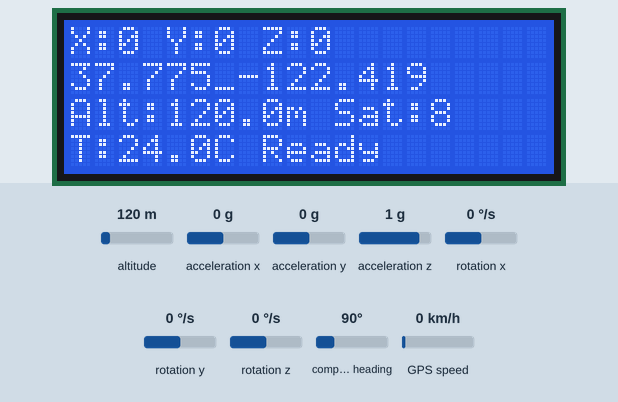
This sketch was run on a simulated Arduino Uno, built with avr-gcc and run on an emulated ATmega328P. Parts: 20×4 character LCD. Wiring (inferred from the names in the program): MPU-6050 motion sensor at I2C address 0x68. The test bench sets the inputs (shaded band); at power-on: altitude 120 m, rotation x 0 °/s, rotation y 0 °/s, acceleration x 0 g, acceleration y 0 g, acceleration z 1 g, rotation z 0 °/s, compass heading 90°, GPS speed 0 km/h. The GPS gets a fix after 3 s at 37.7749, -122.4194 with 8 satellites; what the sketch prints to the serial monitor is not drawn.

Above: at 10.6 s.
10.7 s: altitude set to 20 m
At 12.8 s:
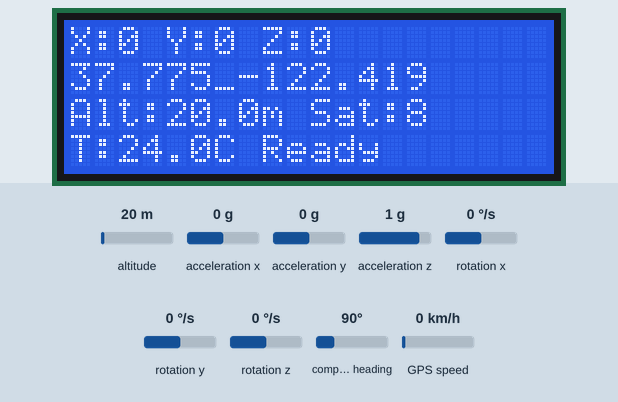
13.1 s: rotation x set to -192 °/s
At 14.5 s:
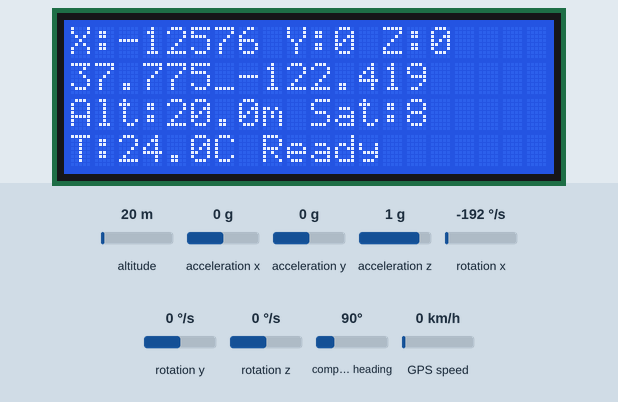
14.8 s: rotation y set to -192 °/s
At 15.7 s:
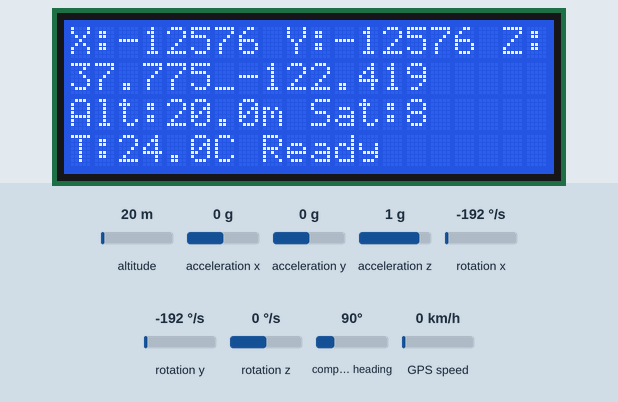
16.5 s: altitude set to 250 m
At 19.2 s:
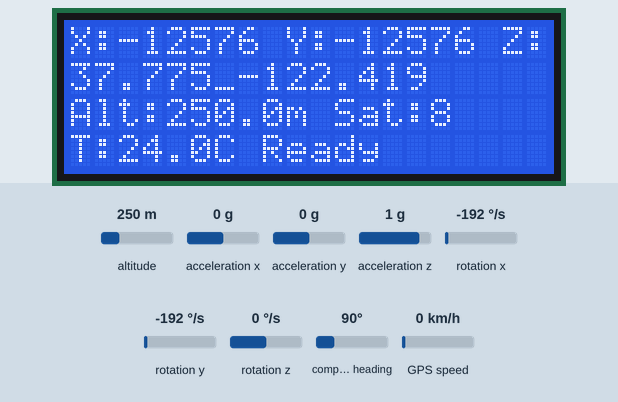
Timing chart, 0 to 20.3 s (numbered marks = the images above; inputs shaded):
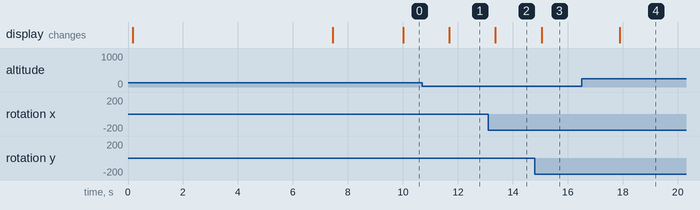

Measured:
- after the input at 10.7 s, the display: changes after 0.99 s (image 1)
- after the input at 13.1 s, the display: changes after 0.27 s (image 2)
- after the input at 14.8 s, the display: changes after 0.26 s (image 3)
- after the input at 16.5 s, the display: changes after 1.4 s (image 4)

The sketch:

gyro_gps_lcd.ino
```cpp
// ================================================================= //
//                    GYRO + GPS + LCD MONITOR                      //
//                      MPU-6050 (GY-521) + GPS + LCD               //
// ================================================================= //
// This sketch combines:
// - Gyro functionality from gyro_self.ino
// - GPS functionality from gps_lcd.ino
// - LCD display for both gyro and GPS data
// ================================================================= //

#include "Wire.h" // I2C communication library
#include <SoftwareSerial.h>
#include <TinyGPS++.h>
#include <LiquidCrystal_I2C.h>

// --- MPU-6050 Configuration ---
const int MPU_ADDR = 0x68; // I2C address of the MPU-6050
byte gyro_type = 0; // 0 = not found, 1 = MPU-6050
byte gyro_address = 0x68; // Detected gyro address
byte clockspeed_ok = 0; // I2C clock speed verification

// --- GPS Configuration ---
SoftwareSerial gpsSerial(4, 3); // RX, TX (connect GPS TX to Arduino pin 4, GPS RX to Arduino pin 3)
TinyGPSPlus gps; // The TinyGPS++ object

// --- LCD Configuration ---
LiquidCrystal_I2C lcd(0x27, 20, 4); // I2C LCD at address 0x27, 20x4 display

// --- Raw sensor data variables ---
int16_t accelerometer_x, accelerometer_y, accelerometer_z; // Accelerometer raw data
int16_t gyro_x, gyro_y, gyro_z; // Gyro raw data
int16_t temperature; // Temperature data

// --- Calibration variables ---
float gyro_x_offset = 0, gyro_y_offset = 0, gyro_z_offset = 0; // Calibration offsets
boolean calibration_complete = false;

// --- GPS variables ---
double gps_latitude = 0.0;
double gps_longitude = 0.0;
double gps_altitude = 0.0;
int gps_satellites = 0;
boolean gps_data_valid = false;

// --- Timing variables ---
unsigned long last_display_update = 0;
const unsigned long DISPLAY_UPDATE_INTERVAL = 500; // Update display every 500ms
unsigned long last_watchdog_reset = 0;
const unsigned long WATCHDOG_INTERVAL = 30000; // Reset watchdog every 30 seconds
unsigned long loop_count = 0;

// --- Utility function for string conversion ---
char tmp_str[7]; // temporary variable used in convert function
char* convert_int16_to_str(int16_t i) { // converts int16 to string
  sprintf(tmp_str, "%6d", i);
  return tmp_str;
}

// ================================================================= //
//                              SETUP                                //
// ================================================================= //
void setup() {
  // Initialize Serial communication
  Serial.begin(57600);
  Serial.println("=== GYRO + GPS + LCD MONITOR ===");
  Serial.println("Initializing all systems...");

  // Initialize LCD first for user feedback
  initializeLCD();

  // Initialize GPS communication
  initializeGPS();

  // Initialize I2C and detect gyro
  initializeGyro();

  // Perform gyro calibration
  performGyroCalibration();

  // System ready
  showSystemReady();

  // Initialize display update timer
  last_display_update = millis();

  Serial.println("=== ALL SYSTEMS INITIALIZED ===");
  Serial.println("Starting continuous monitoring...");
}

// ================================================================= //
//                             MAIN LOOP                             //
// ================================================================= //
void loop() {
  loop_count++;

  // Watchdog reset to prevent hanging
  if(millis() - last_watchdog_reset >= WATCHDOG_INTERVAL) {
    last_watchdog_reset = millis();
    Serial.print("Watchdog reset - Loop count: ");
    Serial.println(loop_count);
    loop_count = 0;
  }

  // Read GPS data using TinyGPS++ library with timeout protection
  unsigned long gps_start = millis();
  int gps_bytes_read = 0;
  while (gpsSerial.available() > 0 && gps_bytes_read < 100 && (millis() - gps_start) < 50) {
    gps_bytes_read++;
    if (gps.encode(gpsSerial.read())) {
      // A complete NMEA sentence has been processed
      if (gps.location.isValid()) {
        gps_latitude = gps.location.lat();
        gps_longitude = gps.location.lng();
        gps_data_valid = true;

        if (gps.altitude.isValid()) {
          gps_altitude = gps.altitude.meters();
        }

        if (gps.satellites.isValid()) {
          gps_satellites = gps.satellites.value();
        }
      } else {
        gps_data_valid = false;
      }
    }
  }

  // Read gyro sensor data with error handling
  if(!readMPU6050Safe()) {
    Serial.println("Gyro read error - attempting recovery");
    delay(10);
    return; // Skip this loop iteration
  }

  // Apply calibration offsets
  gyro_x -= gyro_x_offset;
  gyro_y -= gyro_y_offset;
  gyro_z -= gyro_z_offset;

  // Update LCD display at regular intervals
  if(millis() - last_display_update >= DISPLAY_UPDATE_INTERVAL) {
    updateLCD();
    last_display_update = millis();
  }

  // Small delay to prevent overwhelming the system
  delay(1);
}

// ================================================================= //
//                    INITIALIZATION FUNCTIONS                       //
// ================================================================= //

/**
 * Initialize LCD display
 */
void initializeLCD() {
  lcd.init();
  lcd.backlight();
  lcd.clear();
  lcd.setCursor(0, 0);
  lcd.print("Initializing...");
  lcd.setCursor(0, 1);
  lcd.print("Please wait...");
  Serial.println("LCD initialized");
}

/**
 * Initialize GPS communication
 */
void initializeGPS() {
  gpsSerial.begin(9600);
  Serial.println("GPS communication initialized");
}

/**
 * Initialize I2C and detect gyro sensor
 */
void initializeGyro() {
  // Initialize I2C communication
  Wire.begin();

  // Set I2C clock speed to 400kHz
  TWBR = 12;

  #if F_CPU == 16000000L // If the clock speed is 16MHz
    clockspeed_ok = 1;
  #endif

  if(TWBR == 12 && clockspeed_ok) {
    Serial.println("I2C clock speed set to 400kHz");
  } else {
    Serial.println("I2C clock speed setup failed!");
  }

  // Search for and detect gyro
  searchAndDetectGyro();

  if(gyro_type == 0) {
    Serial.println("No gyro found! Exiting...");
    lcd.clear();
    lcd.setCursor(0, 0);
    lcd.print("GYRO NOT FOUND!");
    lcd.setCursor(0, 1);
    lcd.print("Check connections");
    while(1) { delay(1000); }
  }

  // Configure detected gyro
  configureGyro();
  Serial.println("MPU-6050 initialized successfully!");
}

/**
 * Perform gyro calibration
 */
void performGyroCalibration() {
  Serial.println("Starting gyro calibration...");
  Serial.println("Keep the sensor STILL during calibration!");

  // Update LCD with calibration message
  lcd.clear();
  lcd.setCursor(0, 0);
  lcd.print("Calibrating Gyro");
  lcd.setCursor(0, 1);
  lcd.print("Keep still...");

  // Perform gyro calibration
  calibrateGyro();

  Serial.println("Calibration complete!");
  Serial.print("Gyro offsets - X: "); Serial.print(gyro_x_offset);
  Serial.print(", Y: "); Serial.print(gyro_y_offset);
  Serial.print(", Z: "); Serial.println(gyro_z_offset);
}

/**
 * Show system ready message
 */
void showSystemReady() {
  lcd.clear();
  lcd.setCursor(0, 0);
  lcd.print("System Ready!");
  lcd.setCursor(0, 1);
  lcd.print("Monitoring...");
  delay(2000);
}

// ================================================================= //
//                        HELPER FUNCTIONS                           //
// ================================================================= //

/**
 * Search for and detect gyro sensor
 */
void searchAndDetectGyro() {
  Serial.println("Searching for MPU-6050...");

  // Search for MPU-6050 on address 0x68
  if(searchGyro(0x68, 0x75) == 0x68) {
    Serial.println("MPU-6050 found on address 0x68");
    gyro_type = 1;
    gyro_address = 0x68;
    return;
  }

  // Search for MPU-6050 on address 0x69
  if(searchGyro(0x69, 0x75) == 0x68) {
    Serial.println("MPU-6050 found on address 0x69");
    gyro_type = 1;
    gyro_address = 0x69;
    return;
  }

  Serial.println("MPU-6050 not found!");
}

/**
 * Search for gyro and check the Who_am_I register
 */
byte searchGyro(uint8_t gyro_addr, uint8_t who_am_i) {
  Wire.beginTransmission(gyro_addr);
  Wire.write(who_am_i);
  Wire.endTransmission();
  Wire.requestFrom(gyro_addr, (uint8_t)1);

  unsigned long timer = millis() + 100;
  while(Wire.available() < 1 && timer > millis());

  if(Wire.available() >= 1) {
    return Wire.read();
  }
  return 0;
}

/**
 * Configure detected gyro sensor settings
 */
void configureGyro() {
  if(gyro_type == 1) { // MPU-6050
    Serial.println("Configuring MPU-6050...");

    // Wake up the MPU-6050
    Wire.beginTransmission(gyro_address);
    Wire.write(0x6B); // PWR_MGMT_1 register
    Wire.write(0x00); // Set to zero to turn on the gyro
    Wire.endTransmission();

    // Set gyro range to ±500°/s
    Wire.beginTransmission(gyro_address);
    Wire.write(0x1B); // GYRO_CONFIG register
    Wire.write(0x08); // 500°/s range
    Wire.endTransmission();

    // Set accelerometer range to ±8g
    Wire.beginTransmission(gyro_address);
    Wire.write(0x1C); // ACCEL_CONFIG register
    Wire.write(0x10); // ±8g range
    Wire.endTransmission();

    // Set digital low pass filter
    Wire.beginTransmission(gyro_address);
    Wire.write(0x1A); // CONFIG register
    Wire.write(0x03); // ~43Hz filter
    Wire.endTransmission();

    Serial.println("MPU-6050 configuration complete!");
  }
}

/**
 * Read raw data from MPU-6050 (original version)
 */
void readMPU6050() {
  if(gyro_type == 1) { // MPU-6050
    Wire.beginTransmission(gyro_address);
    Wire.write(0x3B); // starting with register 0x3B (ACCEL_XOUT_H)
    Wire.endTransmission(false); // keep connection active
    Wire.requestFrom(gyro_address, (uint8_t)14); // request 14 bytes

    // Read accelerometer data
    accelerometer_x = Wire.read()<<8 | Wire.read(); // 0x3B & 0x3C
    accelerometer_y = Wire.read()<<8 | Wire.read(); // 0x3D & 0x3E
    accelerometer_z = Wire.read()<<8 | Wire.read(); // 0x3F & 0x40

    // Read temperature
    temperature = Wire.read()<<8 | Wire.read(); // 0x41 & 0x42

    // Read gyro data
    gyro_x = Wire.read()<<8 | Wire.read(); // 0x43 & 0x44
    gyro_y = Wire.read()<<8 | Wire.read(); // 0x45 & 0x46
    gyro_z = Wire.read()<<8 | Wire.read(); // 0x47 & 0x48
  }
}

/**
 * Safe read raw data from MPU-6050 with error handling and timeout protection
 */
bool readMPU6050Safe() {
  if(gyro_type != 1) return false; // MPU-6050 not detected

  unsigned long start_time = millis();

  // Begin transmission with timeout
  Wire.beginTransmission(gyro_address);
  if(Wire.write(0x3B) != 1) {
    Serial.println("Error: Failed to write register address");
    return false;
  }

  uint8_t end_result = Wire.endTransmission(false); // keep connection active
  if(end_result != 0) {
    Serial.print("Error: endTransmission failed with code ");
    Serial.println(end_result);
    return false;
  }

  // Request data with timeout
  uint8_t bytes_requested = Wire.requestFrom(gyro_address, (uint8_t)14);
  if(bytes_requested != 14) {
    Serial.print("Error: Requested 14 bytes, got ");
    Serial.println(bytes_requested);
    return false;
  }

  // Check if we have enough time left
  if((millis() - start_time) > 100) {
    Serial.println("Error: I2C operation timeout");
    return false;
  }

  // Read data with availability check
  if(Wire.available() < 14) {
    Serial.println("Error: Not enough data available");
    return false;
  }

  // Read accelerometer data
  accelerometer_x = Wire.read()<<8 | Wire.read(); // 0x3B & 0x3C
  accelerometer_y = Wire.read()<<8 | Wire.read(); // 0x3D & 0x3E
  accelerometer_z = Wire.read()<<8 | Wire.read(); // 0x3F & 0x40

  // Read temperature
  temperature = Wire.read()<<8 | Wire.read(); // 0x41 & 0x42

  // Read gyro data
  gyro_x = Wire.read()<<8 | Wire.read(); // 0x43 & 0x44
  gyro_y = Wire.read()<<8 | Wire.read(); // 0x45 & 0x46
  gyro_z = Wire.read()<<8 | Wire.read(); // 0x47 & 0x48

  return true;
}


/**
 * Calibrate gyro by taking multiple samples while stationary
 */
void calibrateGyro() {
  const int CALIBRATION_SAMPLES = 2000; // Number of samples for calibration
  float sum_x = 0, sum_y = 0, sum_z = 0;

  Serial.print("Calibrating with ");
  Serial.print(CALIBRATION_SAMPLES);
  Serial.println(" samples...");

  for (int i = 0; i < CALIBRATION_SAMPLES; i++) {
    readMPU6050();

    sum_x += gyro_x;
    sum_y += gyro_y;
    sum_z += gyro_z;

    // Show progress every 200 samples
    if (i % 200 == 0) {
      Serial.print("Progress: ");
      Serial.print((i * 100) / CALIBRATION_SAMPLES);
      Serial.println("%");
    }

    delay(3); // Small delay between readings
  }

  // Calculate average offsets
  gyro_x_offset = sum_x / CALIBRATION_SAMPLES;
  gyro_y_offset = sum_y / CALIBRATION_SAMPLES;
  gyro_z_offset = sum_z / CALIBRATION_SAMPLES;

  calibration_complete = true;
}

/**
 * Update LCD display with gyro and GPS data (safe version with error handling)
 */
void updateLCD() {
  // Add timeout protection for LCD operations
  unsigned long lcd_start = millis();

  // Simple error handling without exceptions
  lcd.clear();

  // First line: Gyro X, Y, Z values
  lcd.setCursor(0, 0);
  lcd.print("X:");
  lcd.print(gyro_x);
  lcd.print(" Y:");
  lcd.print(gyro_y);
  lcd.print(" Z:");
  lcd.print(gyro_z);

  // Second line: GPS coordinates (rounded to 3 decimal places)
  lcd.setCursor(0, 1);
  if (gps_data_valid) {
    lcd.print(gps_latitude, 3);
    lcd.print("_");
    lcd.print(gps_longitude, 3);
  } else {
    lcd.print("GPS: No signal");
  }

  // Third line: GPS altitude and satellites
  lcd.setCursor(0, 2);
  if (gps_data_valid) {
    lcd.print("Alt:");
    lcd.print(gps_altitude, 1);
    lcd.print("m Sat:");
    lcd.print(gps_satellites);
  } else {
    lcd.print("Waiting for GPS...");
  }

  // Fourth line: Temperature and Status
  lcd.setCursor(0, 3);
  lcd.print("T:");
  lcd.print(temperature/340.00+36.53, 1);
  lcd.print("C ");
  if (calibration_complete && gps_data_valid) {
    lcd.print("Ready");
  } else if (calibration_complete) {
    lcd.print("GPS Wait");
  } else {
    lcd.print("Calibrating");
  }

  // Check if LCD operation took too long
  if((millis() - lcd_start) > 200) {
    Serial.println("Warning: LCD update took too long");
    // Try to recover by reinitializing LCD
    delay(100);
    lcd.init();
    lcd.backlight();
    Serial.println("LCD reinitialized");
  }
}
```
